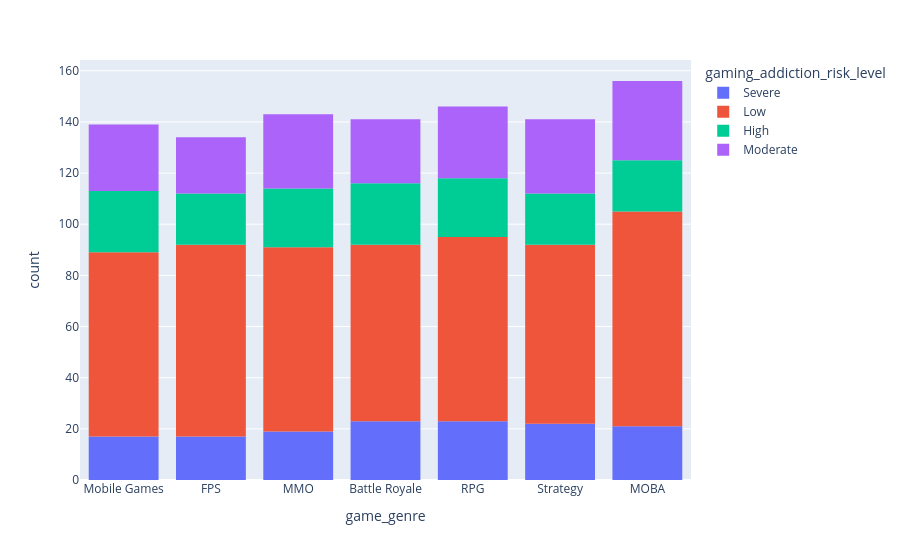

This figure's notebook cell:
### Code cell
px.histogram(df, x="game_genre", color="gaming_addiction_risk_level")

### Figure 1 — Plotly figure (JSON) as saved in the notebook; plotly's stock layout.template omitted (floating-point values rounded to 4 significant figures; data arrays with more than 128 entries replaced by an {"elided": "..."} marker saying what was removed)
{"data": [{"bingroup": "x", "hovertemplate": "gaming_addiction_risk_level=Severe<br>game_genre=%{x}<br>count=%{y}<extra></extra>", "legendgroup": "Severe", "marker": {"color": "#636efa", "pattern": {"shape": ""}}, "name": "Severe", "orientation": "v", "showlegend": true, "type": "histogram", "x": {"elided": "142 str values"}, "xaxis": "x", "yaxis": "y"}, {"bingroup": "x", "hovertemplate": "gaming_addiction_risk_level=Low<br>game_genre=%{x}<br>count=%{y}<extra></extra>", "legendgroup": "Low", "marker": {"color": "#EF553B", "pattern": {"shape": ""}}, "name": "Low", "orientation": "v", "showlegend": true, "type": "histogram", "x": {"elided": "514 str values"}, "xaxis": "x", "yaxis": "y"}, {"bingroup": "x", "hovertemplate": "gaming_addiction_risk_level=High<br>game_genre=%{x}<br>count=%{y}<extra></extra>", "legendgroup": "High", "marker": {"color": "#00cc96", "pattern": {"shape": ""}}, "name": "High", "orientation": "v", "showlegend": true, "type": "histogram", "x": {"elided": "154 str values"}, "xaxis": "x", "yaxis": "y"}, {"bingroup": "x", "hovertemplate": "gaming_addiction_risk_level=Moderate<br>game_genre=%{x}<br>count=%{y}<extra></extra>", "legendgroup": "Moderate", "marker": {"color": "#ab63fa", "pattern": {"shape": ""}}, "name": "Moderate", "orientation": "v", "showlegend": true, "type": "histogram", "x": {"elided": "190 str values"}, "xaxis": "x", "yaxis": "y"}], "layout": {"barmode": "relative", "legend": {"title": {"text": "gaming_addiction_risk_level"}, "tracegroupgap": 0}, "margin": {"t": 60}, "xaxis": {"anchor": "y", "domain": [0, 1], "title": {"text": "game_genre"}}, "yaxis": {"anchor": "x", "domain": [0, 1], "title": {"text": "count"}}}}
